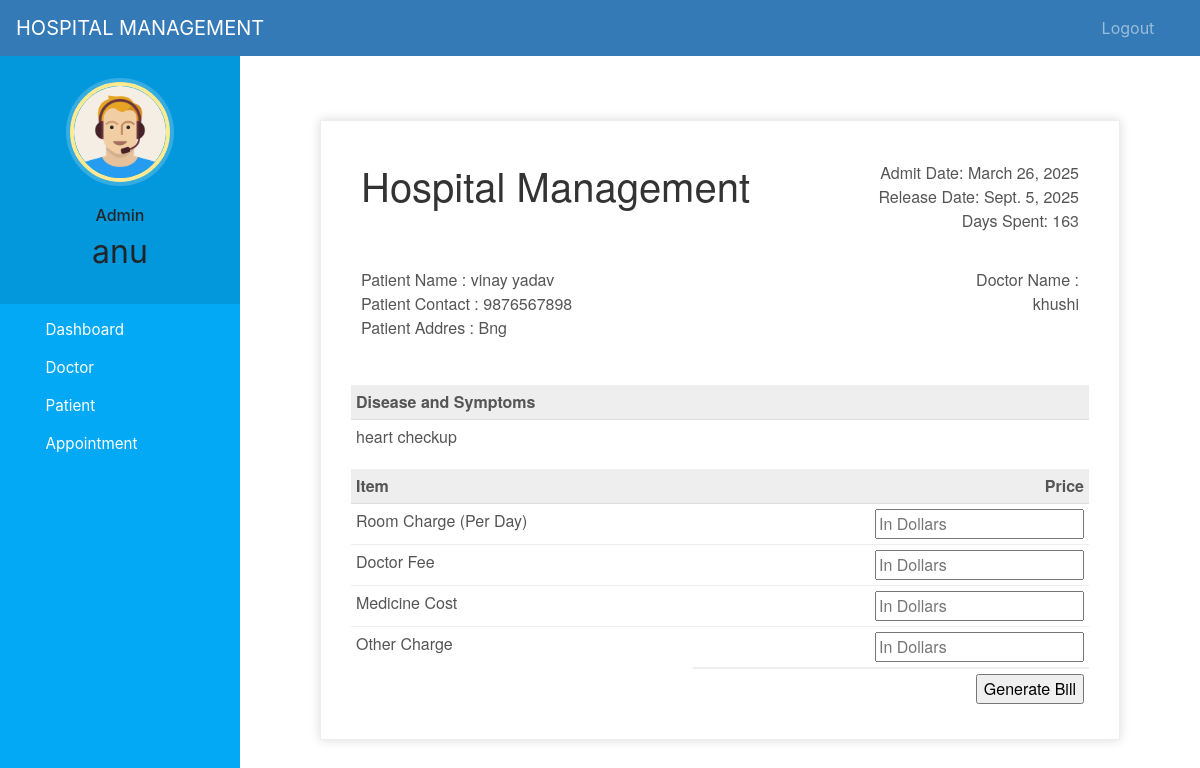
Page /discharge-patient/1 (signed in) on the committed database.
### hospital/models.py (models this page shows, shortened)
class Patient(models.Model):
    user=models.OneToOneField(User,on_delete=models.CASCADE)
    profile_pic= models.ImageField(upload_to='profile_pic/PatientProfilePic/',null=True,blank=True)
    address = models.CharField(max_length=40)
    mobile = models.CharField(max_length=20,null=False)
    symptoms = models.CharField(max_length=100,null=False)
    assignedDoctorId = models.PositiveIntegerField(null=True)
    admitDate=models.DateField(auto_now=True)
    status=models.BooleanField(default=False)
    @property
    def get_name(self):
        return self.user.first_name+" "+self.user.last_name

### hospital/views.py (the view, shortened to what this page needs)
# urls.py: path('discharge-patient/<int:pk>', views.discharge_patient_view,name='discharge-patient'),
@login_required(login_url='adminlogin')
@user_passes_test(is_admin)
def discharge_patient_view(request,pk):
    patient=models.Patient.objects.get(id=pk)
    days=(date.today()-patient.admitDate) #2 days, 0:00:00
    assignedDoctor=models.User.objects.all().filter(id=patient.assignedDoctorId)
    d=days.days # only how many day that is 2
    patientDict={
        'patientId':pk,
        'name':patient.get_name,
        'mobile':patient.mobile,
        'address':patient.address,
        'symptoms':patient.symptoms,
        'admitDate':patient.admitDate,
        'todayDate':date.today(),
        'day':d,
        'assignedDoctorName':assignedDoctor[0].first_name,
    }
    return render(request,'hospital/patient_generate_bill.html',context=patientDict)

### hospital/views.py (called while the page is built)
def is_admin(user):
    return user.groups.filter(name='ADMIN').exists()

### templates/hospital/patient_generate_bill.html (shortened to what this page needs)
{% extends 'hospital/admin_base.html' %}
{% load static %}
{% block content %}
<head>
</head>
<br><br><br>
<div class="invoice-box">
  <table cellpadding="0" cellspacing="0">
    <tr class="top">
      <td colspan="2">
        <table>
          <tr>
            <td class="title">
              <h1>Hospital Management</h1>
            </td>
            <td>
              Admit Date: {{admitDate}}<br>
              Release Date: {{todayDate}}<br>
              Days Spent: {{day}}
            </td>
          </tr>
        </table>
      </td>
    </tr>
    <tr class="information">
      <td colspan="2">
        <table>
          <tr>
            <td>
              Patient Name : {{name}}<br>
              Patient Contact : {{mobile}}<br>
              Patient Addres : {{address}}<br>
            </td>
            <td>
              Doctor Name :<br>
              {{assignedDoctorName}}<br>
            </td>
          </tr>
        </table>
      </td>
    </tr>
    <tr class="heading">
      <td>
        Disease and Symptoms
      </td>
      <td>
      </td>
    </tr>
    <tr class="details">
      <td>
        {{symptoms}}
      </td>
    </tr>
    <tr class="heading">
      <td>
        Item
      </td>
      <td>
        Price
      </td>
    </tr>
    <form method="post">
      <tr class="item">
        <td>
          Room Charge (Per Day)
        </td>
        <td>
          <input type="number" name="roomCharge" placeholder="In Dollars" value="">
        </td>
      </tr>
      <tr class="item">
        <td>
          Doctor Fee
        </td>
        <td>
          <input type="number" name="doctorFee" placeholder="In Dollars" value="">
        </td>
      </tr>
      <tr class="item">
        <td>
          Medicine Cost
        </td>
        <td>
          <input type="number" name="medicineCost" placeholder="In Dollars" value="">
        </td>
      </tr>
      <tr class="item last">
        <td>
          Other Charge
        </td>
        <td>
          <input type="number" name="OtherCharge" placeholder="In Dollars" value="">
        </td>
      </tr>
      <tr class="total">
        <td></td>
        <td>
          <input type="submit" name="submit" value="Generate Bill">
        </td>
      </tr>
    </form>
  </table>
</div>
{% endblock content %}

### templates/hospital/admin_base.html (shortened to what this page needs)
<!DOCTYPE html>
{% load static %}
<html lang="en">
<head>
  <link rel="stylesheet" href="https://stackpath.bootstrapcdn.com/bootstrap/4.3.1/css/bootstrap.min.css">
  <link rel="stylesheet" href="https://maxcdn.bootstrapcdn.com/font-awesome/4.7.0/css/font-awesome.min.css">
  <link rel="stylesheet" href="{% static '/style.css' %}">
</head>
<body>
  <nav class="menu" tabindex="0">
    <header class="avatar">
      <img src="{% static "images/adminpropic.png" %}" />
      <br><br>
      <h6>Admin</h6>
      <h2>{{request.user.first_name}}</h2>
    </header>
    <ul>
      <li tabindex="0" class="icon-dashboard"> <a style="color:white; text-decoration:none;" href="/admin-dashboard"><span>Dashboard</span></a> </li>
      <li tabindex="0" class="icon-customers"> <a style="color:white; text-decoration:none;" href="/admin-doctor"><span>Doctor</span></a></li>
      <li tabindex="0" class="icon-users"> <a style="color:white; text-decoration:none;" href="/admin-patient"><span>Patient</span></a></li>
      <li tabindex="0" class="icon-calendar"> <a style="color:white; text-decoration:none;" href="/admin-appointment"><span>Appointment</span></a></li>
    </ul>
  </nav>
  <main>
    <div class="bs-example">
      <nav class="navbar navbar-expand-md  navbar-dark fixed-top" style="background:#337AB7;">
        <a href="/admin-dashboard" class="navbar-brand">HOSPITAL MANAGEMENT</a>
        <div class="collapse navbar-collapse justify-content-between" id="navbarCollapse">
          <div class="navbar-nav" style=" margin-left: 90%;">
            <a href="/logout" class="nav-item nav-link">Logout</a>
          </div>
        </div>
      </nav>
    </div>
    <br><br>
    {% block content %}
    {% endblock content %}
    <br><br><br><br>
  </main>
</body>
</html>

### static/style.css (style rules this page uses)
body { padding-left: 240px; }
main { position: relative; height: 100vh; }
.menu { background: #5bc995; height: 100vh; width: 240px; position: fixed; top: 0px; left: 0; z-index: 5; outline: none; }
.menu .avatar { background: rgba(0, 0, 0, 0.1); padding: 2em 0.5em; text-align: center; }
.menu .avatar img { width: 100px; border-radius: 50%; overflow: hidden; border: 4px solid #ffea92; box-shadow: 0 0 0 4px rgba(255, 255, 255, 0.2); }
.menu .avatar h2 { font-weight: normal; margin-bottom: 0; }
.menu ul { list-style: none; padding: 0.5em 0; margin: 0; }
.menu ul li { padding: 0.5em 1em 0.5em 3em; font-size: 0.95em; font-weight: regular; background-repeat: no-repeat; background-position: left 15px center; background-size: auto 20px; transition: all 0.15s linear; cursor: pointer; }
.menu ul li.icon-dashboard { background-image: url("http://www.entypo.com/images//gauge.svg"); }
.menu ul li.icon-customers { background-image: url("http://www.entypo.com/images//briefcase.svg"); }
.menu ul li.icon-users { background-image: url("http://www.entypo.com/images//users.svg"); }
.menu ul li.icon-calendar { background-image: url("http://www.entypo.com/images//calendar.svg"); }

### templates/hospital/admin_base.html (style rules this page uses)
a:link { text-decoration: none; }
a { color: white; }
body { padding-left: 240px; }
main { position: relative; height: 100vh; }
.menu { background: #03a9f4; height: 100vh; width: 240px; position: fixed; top: 0px; left: 0; z-index: 5; outline: none; }
.menu .avatar { background: rgba(0, 0, 0, 0.1); padding: 2em 0.5em; text-align: center; }
.menu .avatar img { width: 100px; border-radius: 50%; overflow: hidden; border: 4px solid #ffea92; box-shadow: 0 0 0 4px rgba(255, 255, 255, 0.2); }
.menu .avatar h2 { font-weight: normal; margin-bottom: 0; }
.menu ul { list-style: none; padding: 0.5em 0; margin: 0; }
.menu ul li { padding: 0.5em 1em 0.5em 3em; font-size: 0.95em; font-weight: regular; background-repeat: no-repeat; background-position: left 15px center; background-size: auto 20px; transition: all 0.15s linear; cursor: pointer; }
.menu ul li.icon-dashboard { background-image: url("http://www.entypo.com/images//gauge.svg"); }
.menu ul li.icon-customers { background-image: url("http://www.entypo.com/images//briefcase.svg"); }
.menu ul li.icon-users { background-image: url("http://www.entypo.com/images//users.svg"); }
.menu ul li.icon-calendar { background-image: url("http://www.entypo.com/images//calendar.svg"); }

### templates/hospital/patient_generate_bill.html (style rules this page uses)
.invoice-box { max-width: 800px; margin: auto; padding: 30px; border: 1px solid #eee; box-shadow: 0 0 10px rgba(0, 0, 0, .15); font-size: 16px; line-height: 24px; font-family: 'Helvetica Neue', 'Helvetica', Helvetica, Arial, sans-serif; color: #555; }
.invoice-box table { width: 100%; line-height: inherit; text-align: left; }
.invoice-box table td { padding: 5px; vertical-align: top; }
.invoice-box table tr td:nth-child(2) { text-align: right; }
.invoice-box table tr.top table td { padding-bottom: 20px; }
.invoice-box table tr.top table td.title { font-size: 45px; line-height: 45px; color: #333; }
.invoice-box table tr.information table td { padding-bottom: 40px; }
.invoice-box table tr.heading td { background: #eee; border-bottom: 1px solid #ddd; font-weight: bold; }
.invoice-box table tr.details td { padding-bottom: 20px; }
.invoice-box table tr.item td { border-bottom: 1px solid #eee; }
.invoice-box table tr.item.last td { border-bottom: none; }
.invoice-box table tr.total td:nth-child(2) { border-top: 2px solid #eee; font-weight: bold; }
.menu { top: 50px; }

### rows in the picture
Patient: admitDate "March 26, 2025", mobile "9876567898", address "Bng", symptoms "heart checkup"

### other values in the picture
{{ request.user.first_name }} "anu"
{{ name }} "vinay yadav"
{{ assignedDoctorName }} "khushi"
